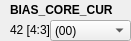
    <widget class="QWidget" name="widget_11" native="true">
     <property name="geometry">
      <rect>
       <x>400</x>
       <y>60</y>
       <width>131</width>
       <height>41</height>
      </rect>
     </property>
     <widget class="QLabel" name="label_493">
      <property name="geometry">
       <rect>
        <x>10</x>
        <y>0</y>
        <width>111</width>
        <height>20</height>
       </rect>
      </property>
      <property name="font">
       <font>
        <weight>75</weight>
        <bold>true</bold>
       </font>
      </property>
      <property name="text">
       <string>BIAS_CORE_CUR</string>
      </property>
     </widget>
     <widget class="QLabel" name="label_BIAS_CORE_CUR">
      <property name="geometry">
       <rect>
        <x>10</x>
        <y>20</y>
        <width>101</width>
        <height>20</height>
       </rect>
      </property>
      <property name="text">
       <string>42 [4:3]</string>
      </property>
     </widget>
     <widget class="QComboBox" name="comboBox_BIAS_CORE_CUR">
      <property name="geometry">
       <rect>
        <x>50</x>
        <y>20</y>
        <width>81</width>
        <height>21</height>
       </rect>
      </property>
      <item>
       <property name="text">
        <string>(00)</string>
       </property>
      </item>
      <item>
       <property name="text">
        <string>(01)</string>
       </property>
      </item>
      <item>
       <property name="text">
        <string>(10)</string>
       </property>
      </item>
      <item>
       <property name="text">
        <string>(11)</string>
       </property>
      </item>
     </widget>
    </widget>
